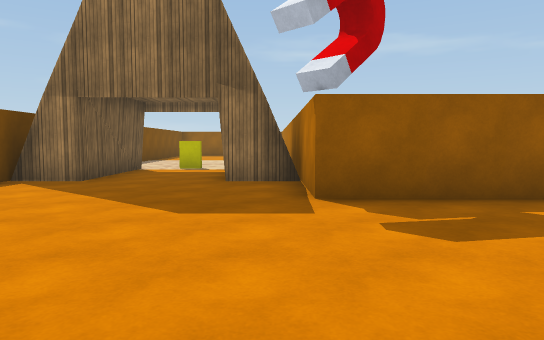
[1] (above)

12 first-person views from a walk through a Unity game level. The camera is 1.3 m above the floor, tilts 4° down and sees 70° across. The floor is counted in squares, 2 m on a side. Each view is taken from the middle of a square. On the plan, view 1 faces up. The plan holds only what a view shows up to about 11 squares ahead; the rest is blank. The place goes on beyond the plan. The player character is not drawn. Some surface patterns are stand-ins.

[2]
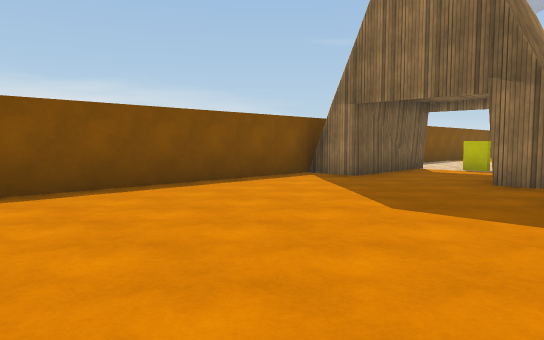

[3]
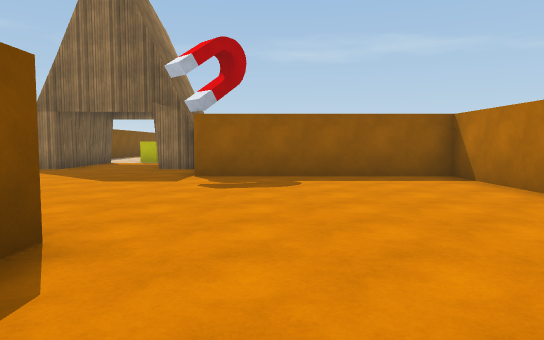

[4]
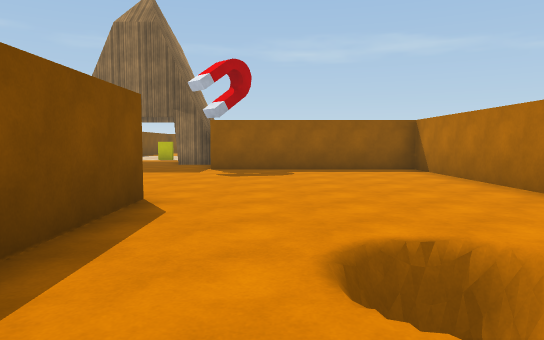

[5]
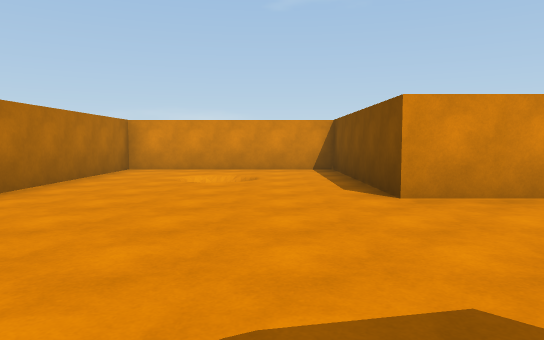

[6]
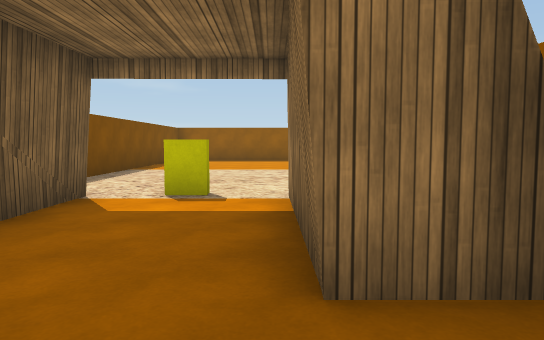

[7]
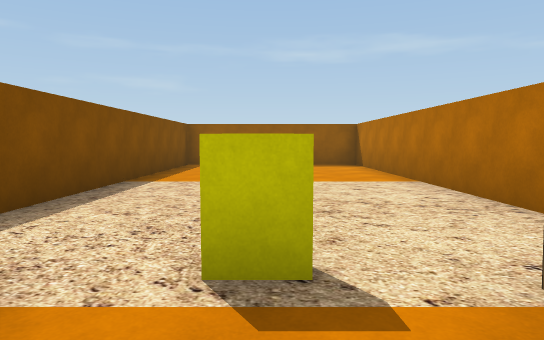

[8]
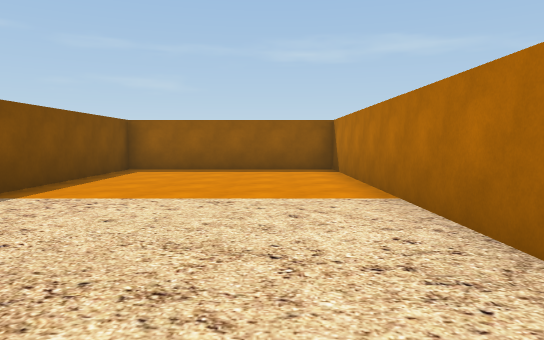

[9]
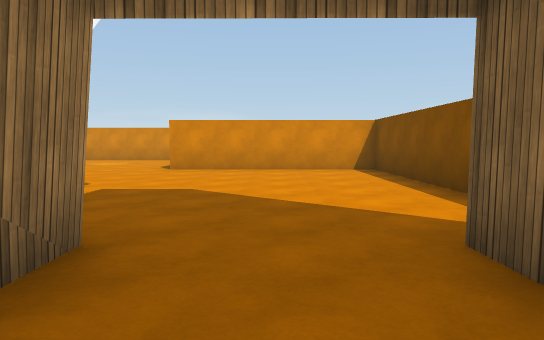

[10]
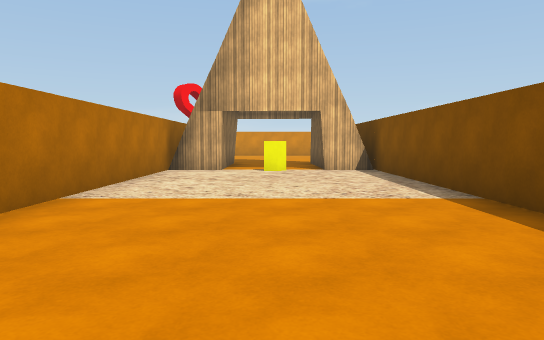

[11]
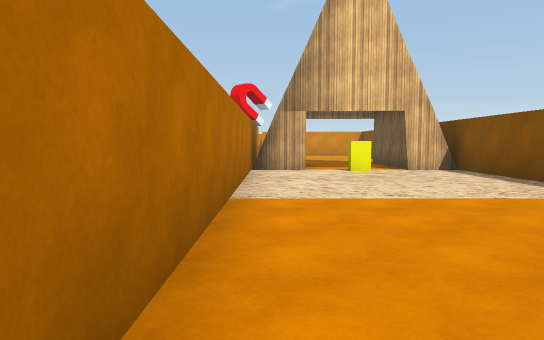

[12]
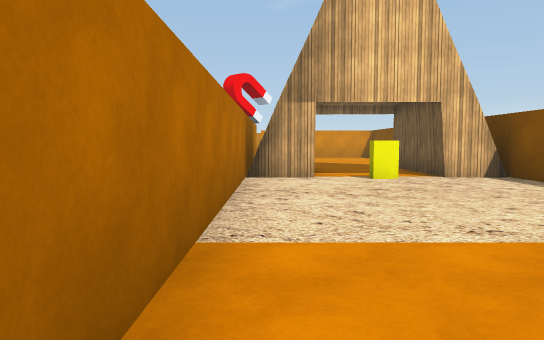

### Floor plan
Points are (right, up) in squares from view 1. A wall is a line through its corners. A room is listed if a view was taken in it or the views show most of it. See-through windows are left out.
Room 1 (views 1, 2, 3, 4, 5, 6, 7, 8, 9, 10, 11, 12)
walls: (0.5, 5.4) (0.5, 6.6) (-0.8, 6.6) (-0.7, 9.7) (0.4, 9.7); (0.5, 8.2) (0.5, 19.5) (-4.5, 19.5) (-4.5, 8); (-4.5, 7.2) (-4.5, -0.5) (0.5, -0.5) (0.5, -5.5) (5.5, -5.5) (5.5, 4.5) (1.4, 4.5); (-4.4, 9.7) (-3.3, 9.7) (-3.2, 6.6) (-4.5, 6.6)
objects: other object (-2, 10); other object (1, 5)

Positions as (right, up) in squares from view 1, and headings:
1: (0, 0), facing up
2: (1, 0), facing up-left
3: (2, -3), facing up
4: (2, -5), facing up
5: (2, 4), facing down
6: (-1, 5), facing up
7: (-2, 8), facing up
8: (-1, 10), facing up
9: (-2, 9), facing down
10: (-2, 19), facing down
11: (0, 19), facing down
12: (0, 17), facing down
